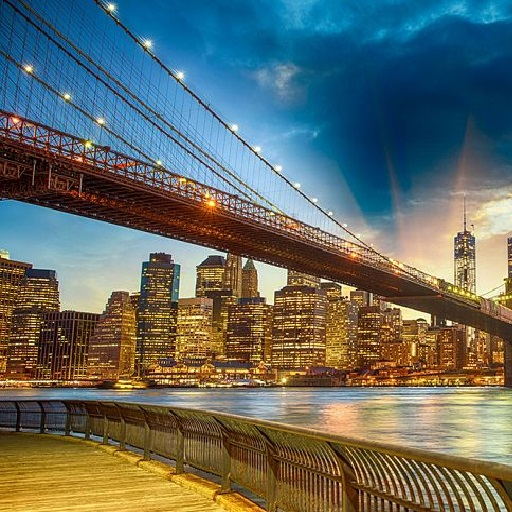
#> input picture city.jpg, 512 x 512 px
$ python app.py
#> lines starting #> are read from the running program, lines starting #| are printed output that depends on the picture; pictures that were not available may be replaced by others from this repository, and a replacement may not be noted
### lib.py
from PIL import ImageDraw, Image, ImageOps
import random
import math
import numpy as np
import os, shutil


# [89 lines left out: functions draw_line, draw_pattern, generate_pattern_set, blured_image, generate_fft, fft, not called in this run]

def crop_image(name, w, width):
#> called with name = 'city.jpg', w = 2, width = 512
    clear_dir('parts')
    frame_size = width//w
    input_image = Image.open(name)
#> input_image is the input picture: PIL image 512x512 RGB; mean R, G, B 99.4, 107.4, 100.5
    for i in range(w):
        for j in range(w):
            mask = (i*frame_size, j*frame_size, i*frame_size+frame_size, j*frame_size+frame_size)
            cropped = input_image.crop(mask)
            cropped.save('parts/part_%sx%s.jpg' % (i, j))
#> this loop made 2 passes
#> pass 1, in crop_image, `cropped.save('parts/part_%sx%s.jpg' % (i, j))`:
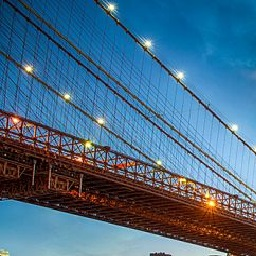
#> saved as part_0x0.jpg: PIL image 256x256 RGB; mean R, G, B 70.4, 107.3, 135.4
#> pass 1, in crop_image, `cropped.save('parts/part_%sx%s.jpg' % (i, j))`:
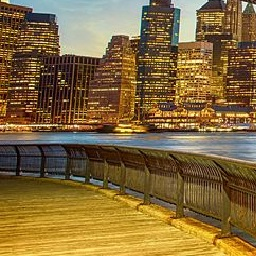
#> saved as part_0x1.jpg: PIL image 256x256 RGB; mean R, G, B 130.5, 104.6, 60.2
#> pass 2, in crop_image, `cropped.save('parts/part_%sx%s.jpg' % (i, j))`:
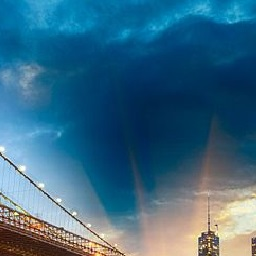
#> saved as part_1x0.jpg: PIL image 256x256 RGB; mean R, G, B 56.1, 105, 131.9
#> pass 2, in crop_image, `cropped.save('parts/part_%sx%s.jpg' % (i, j))`:
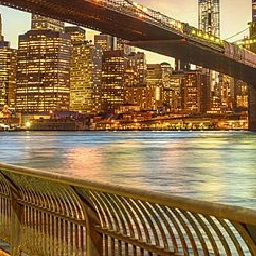
#> saved as part_1x1.jpg: PIL image 256x256 RGB; mean R, G, B 140.6, 112.8, 74.6


def clear_dir(folder):
    for the_file in os.listdir(folder):
        file_path = os.path.join(folder, the_file)
        try:
            if os.path.isfile(file_path):
                os.unlink(file_path)
            # elif os.path.isdir(file_path): shutil.rmtree(file_path)
        except Exception as e:
            print(e)

### app.py
import random
import lib
import math
import numpy as np
from PIL import ImageDraw, Image, ImageOps


#lib.generate_pattern_set("city64.jpg", width=3, count=12, w=64, fftmult=10)
lib.crop_image('city.jpg', 2, 512)
